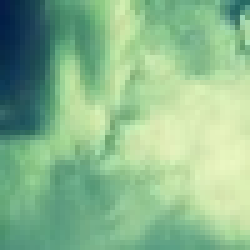
#> input picture outputs/subimages/subimage_0_0.jpg, 50 x 50 px (shown 5 times larger); its folder holds 4 pictures in this run
$ python stitch.py
#> lines starting #> are read from the running program, lines starting #| are printed output that depends on the picture
import cv2
import os
import numpy as np

def stitch_images():
    image_files = os.listdir("./outputs/subimages")
    image_files.sort()

    if len(image_files) == 0:
        print("No sub-images found.")
        return None

    sub_images = []
    for image_file in image_files:
        image_path = os.path.join("./outputs/subimages", image_file)
        sub_image = cv2.imread(image_path)
#> sub_image is the input picture: shape (50, 50, 3); mean B, G, R 142.2, 185.7, 138.9
        sub_images.append(sub_image)

    if len(sub_images) == 0:
        print("No sub-images found.")
        return None

    # Determine the dimensions of the stitched image
    rows = int(np.sqrt(len(sub_images)))
    cols = len(sub_images) // rows

    sub_height, sub_width, _ = sub_images[0].shape
#> sub_height = 50; sub_width = 50

    stitched_height = rows * sub_height
    stitched_width = cols * sub_width

    # Create the stitched image with black background
    stitched_image = np.zeros((stitched_height, stitched_width, 3), dtype=np.uint8)

    # Stitch the sub-images into the stitched image
    index = 0
    for i in range(rows):
        for j in range(cols):
            sub_image = sub_images[index]
            stitched_image[i * sub_height: (i + 1) * sub_height,
                           j * sub_width: (j + 1) * sub_width] = sub_image
            index += 1
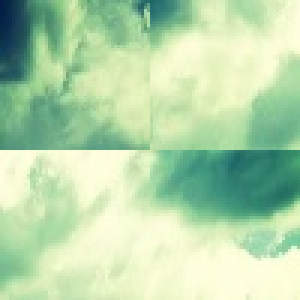
#> stitched_image: shape (100, 100, 3) (shown 3 times larger); mean B, G, R 171.2, 214.4, 180.8

    cv2.imwrite("stitched_image.jpg", stitched_image)
    return stitched_image

stitch_images()
